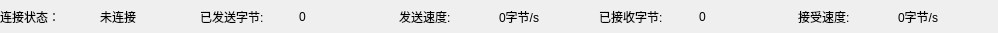
<?xml version="1.0" encoding="UTF-8"?>
<ui version="4.0">
 <class>SoftStatus</class>
 <widget class="QWidget" name="SoftStatus">
  <property name="geometry">
   <rect>
    <x>0</x>
    <y>0</y>
    <width>998</width>
    <height>33</height>
   </rect>
  </property>
  <property name="minimumSize">
   <size>
    <width>998</width>
    <height>33</height>
   </size>
  </property>
  <property name="windowTitle">
   <string>Form</string>
  </property>
  <layout class="QGridLayout" name="gridLayout">
   <property name="leftMargin">
    <number>0</number>
   </property>
   <property name="topMargin">
    <number>0</number>
   </property>
   <property name="rightMargin">
    <number>0</number>
   </property>
   <property name="bottomMargin">
    <number>0</number>
   </property>
   <property name="spacing">
    <number>0</number>
   </property>
   <item row="0" column="6">
    <widget class="QLabel" name="total_receive">
     <property name="minimumSize">
      <size>
       <width>100</width>
       <height>33</height>
      </size>
     </property>
     <property name="text">
      <string>已接收字节:</string>
     </property>
    </widget>
   </item>
   <item row="0" column="4">
    <widget class="QLabel" name="send_speed">
     <property name="minimumSize">
      <size>
       <width>100</width>
       <height>33</height>
      </size>
     </property>
     <property name="text">
      <string>发送速度:</string>
     </property>
    </widget>
   </item>
   <item row="0" column="3">
    <widget class="QLabel" name="total_send_text">
     <property name="minimumSize">
      <size>
       <width>100</width>
       <height>33</height>
      </size>
     </property>
     <property name="text">
      <string>0</string>
     </property>
    </widget>
   </item>
   <item row="0" column="8">
    <widget class="QLabel" name="receive_speed">
     <property name="minimumSize">
      <size>
       <width>100</width>
       <height>33</height>
      </size>
     </property>
     <property name="text">
      <string>接受速度:</string>
     </property>
    </widget>
   </item>
   <item row="0" column="0">
    <widget class="QLabel" name="connect_status">
     <property name="minimumSize">
      <size>
       <width>100</width>
       <height>33</height>
      </size>
     </property>
     <property name="text">
      <string>连接状态：</string>
     </property>
    </widget>
   </item>
   <item row="0" column="7">
    <widget class="QLabel" name="total_receive_text">
     <property name="minimumSize">
      <size>
       <width>99</width>
       <height>33</height>
      </size>
     </property>
     <property name="text">
      <string>0</string>
     </property>
    </widget>
   </item>
   <item row="0" column="2">
    <widget class="QLabel" name="total_send">
     <property name="minimumSize">
      <size>
       <width>99</width>
       <height>33</height>
      </size>
     </property>
     <property name="text">
      <string>已发送字节:</string>
     </property>
    </widget>
   </item>
   <item row="0" column="1">
    <widget class="QLabel" name="connect_status_text">
     <property name="minimumSize">
      <size>
       <width>100</width>
       <height>33</height>
      </size>
     </property>
     <property name="text">
      <string>未连接</string>
     </property>
    </widget>
   </item>
   <item row="0" column="5">
    <widget class="QLabel" name="send_speed_text">
     <property name="minimumSize">
      <size>
       <width>100</width>
       <height>33</height>
      </size>
     </property>
     <property name="text">
      <string>0字节/s</string>
     </property>
    </widget>
   </item>
   <item row="0" column="9">
    <widget class="QLabel" name="receive_speed_text">
     <property name="minimumSize">
      <size>
       <width>100</width>
       <height>33</height>
      </size>
     </property>
     <property name="text">
      <string>0字节/s</string>
     </property>
    </widget>
   </item>
  </layout>
 </widget>
 <resources/>
 <connections/>
 <slots>
  <signal>connec_status_change(QString)</signal>
 </slots>
</ui>
